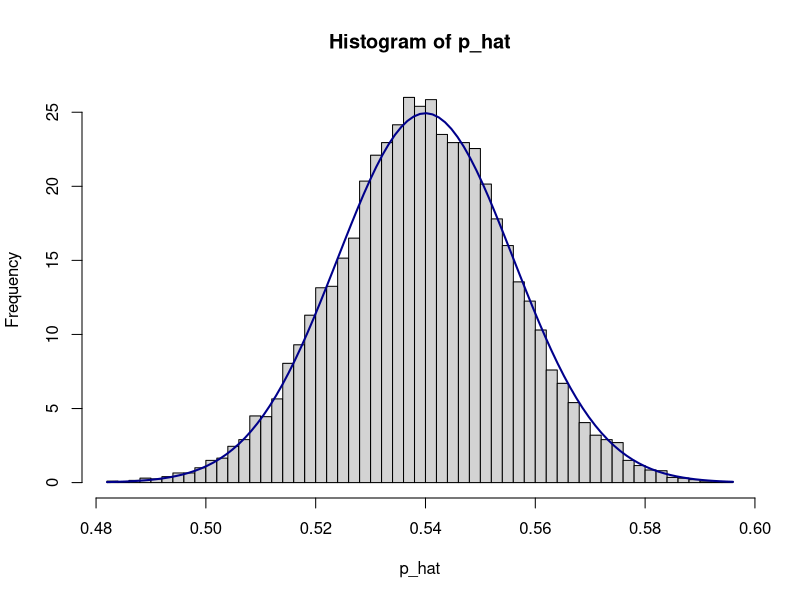
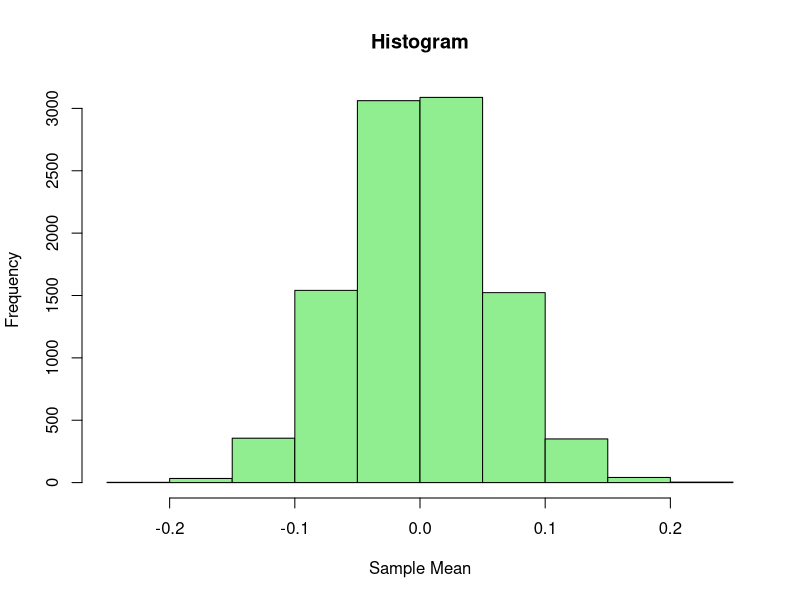
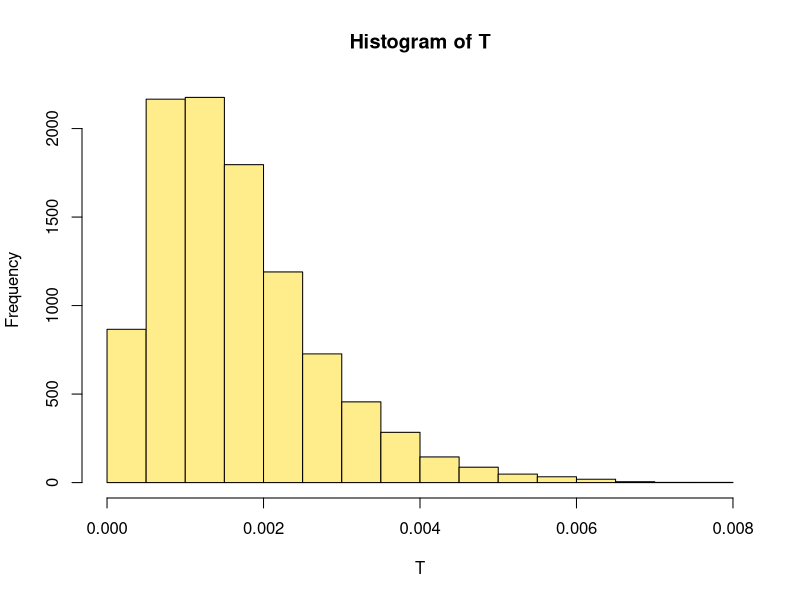

Reproduce these figures in R, in order.


######################## Pooling ###############################

hist(
  replicate(
    10000,mean(rbinom(1000, 1, .54))), main="Histogram of p_hat", ylab="Frequency", 
  xlab="p_hat", prob=TRUE,breaks=50)

curve(dnorm(x, mean=.54, sd=0.016),
      col="darkblue", lwd=2, add=TRUE, yaxt="n")


#################### Sample mean of IID uniform #########################

nreps = 10000
sample.mean = numeric(nreps)
n = 100
for (i in 1:nreps) {
  X = runif(n, min=-1, max=1)
  sample.mean[i] = mean(X)
}
hist(sample.mean,col = "lightgreen",main = "Histogram", xlab = "Sample Mean")


################# Is your friend cheating you in dice? ###############
nreps = 10000
T = numeric(nreps)
n = 500
p = c(1/6,1/6,1/6,1/6,1/6,1/6)
for (i in 1:nreps) {
  X = rmultinom(1,n,p)
  T[i] = sum((X/n-p)^2)
}
hist(T, col = "lightgoldenrod1")


########### Approximation through numerical simulation ###########

X.bar = replicate(10^5,mean(rexp(201,1/12000)))
mean(abs(X.bar-12000) <= 1.96*0.0705*12000)

mid.range <- rep(0,10^5)
for(i in 1:10^5) {
  X <- runif(100,3,7)
  mid.range[i] <- (max(X)+min(X))/2
}
quantile(mid.range,c(0.025,0.975))

mean(mid.range)
sd(mid.range)

n = 1000
data = rbinom(n, 1, .54) # true distribution, usually unknown
estimates = rep(0,999)
for(i in 1:999) {
  id = sample(1:n, n, replace = TRUE)
  estimates[i] = mean(data[id])
}
sd(estimates)
sqrt(.54*(1-.54)/1000) # true value, usually unknown


